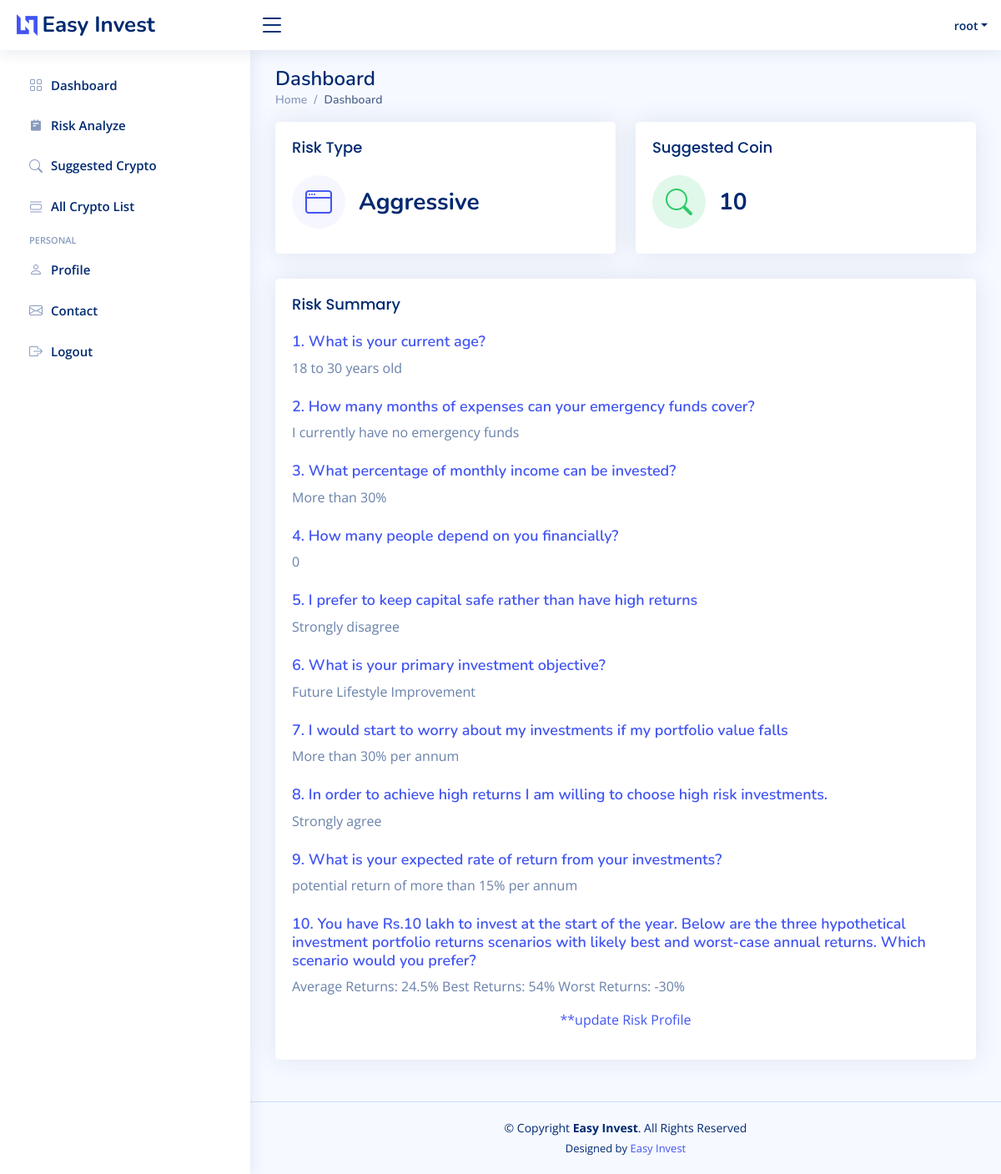
The page /home.php (signed in) on the database its author committed.
### tables this page shows
CREATE TABLE `risk_data` (
  `risk_id` varchar(50) NOT NULL,
  `myusername` varchar(50) NOT NULL,
  `risk_str` varchar(50) NOT NULL,
  `risk_status` int(20) NOT NULL,
  `risk_profile` text NOT NULL
);

### inc/config.php (called while the page is built, shortened)
<?php
		$tb_risk = "risk_data";
?>

### home.php (the view, shortened to what this page needs)
<?php
require_once('inc/config.php');
$riskSummary = array();
$val = array();
$myusername = $_SESSION['username'];
$sql = "SELECT * FROM $tb_risk WHERE myusername = '$myusername'";
$res = mysqli_query($con, $sql);
if ($res) {
  $val = mysqli_fetch_assoc($res);
  $riskProfileStr = $val['risk_profile'];
  $riskSummary = explode('`', $riskProfileStr);
}
?>
<!DOCTYPE html>
<html lang="en">
<head>
  <?php require_once('page/head.php'); ?>
</head>
<body>
  <?php require_once('page/header.php'); ?>
  <?php require_once('page/sidebar.php'); ?>
  <main id="main" class="main">
    <div class="pagetitle">
      <h1>Dashboard</h1>
      <nav>
        <ol class="breadcrumb">
          <li class="breadcrumb-item"><a href="index.html">Home</a></li>
          <li class="breadcrumb-item active"><a href="home.php" class="active">Dashboard</a></li>
        </ol>
      </nav>
    </div>
    <section class="section dashboard faq">
      <div class="row">
        <div class="col-12">
          <div class="row">
            <div class="col-lg-6">
              <div class="card info-card sales-card">
                <div class="card-body">
                  <h5 class="card-title">Risk Type</h5>
                  <div class="d-flex align-items-center">
                    <div class="card-icon rounded-circle d-flex align-items-center justify-content-center">
                      <i class="bi bi-window"></i>
                    </div>
                    <div class="ps-3">
                      <h6><?php echo $val['risk_str']; ?></h6>
                    </div>
                  </div>
                </div>
              </div>
            </div>
            <div class="col-lg-6">
              <div class="card info-card revenue-card">
                <div class="card-body">
                  <h5 class="card-title">Suggested Coin</h5>
                  <div class="d-flex align-items-center">
                    <div class="card-icon rounded-circle d-flex align-items-center justify-content-center">
                      <i class="bi bi-search"></i>
                    </div>
                    <div class="ps-3">
                      <h6>10</h6>
                    </div>
                  </div>
                </div>
              </div>
            </div>
            <div class="col-12">
              <div class="card basic">
                <div class="card-body">
                  <h5 class="card-title">Risk Summary</h5>
                  <div>
                    <h6>1. What is your current age?</h6>
                    <p><?php echo $riskSummary[0]; ?></p>
                  </div>
                  <div class="pt-2">
                    <h6>2. How many months of expenses can your emergency funds cover?</h6>
                    <p><?php echo $riskSummary[1]; ?></p>
                  </div>
                  <div class="pt-2">
                    <h6>3. What percentage of monthly income can be invested?</h6>
                    <p><?php echo $riskSummary[2]; ?></p>
                  </div>
                  <div class="pt-2">
                    <h6>4. How many people depend on you financially?</h6>
                    <p><?php echo $riskSummary[3]; ?></p>
                  </div>
                  <div class="pt-2">
                    <h6>5. I prefer to keep capital safe rather than have high returns</h6>
                    <p><?php echo $riskSummary[4]; ?></p>
                  </div>
                  <div class="pt-2">
                    <h6>6. What is your primary investment objective?</h6>
                    <p><?php echo $riskSummary[5]; ?></p>
                  </div>
                  <div class="pt-2">
                    <h6>7. I would start to worry about my investments if my portfolio value falls</h6>
                    <p><?php echo $riskSummary[6]; ?></p>
                  </div>
                  <div class="pt-2">
                    <h6>8. In order to achieve high returns I am willing to choose high risk investments.</h6>
                    <p><?php echo $riskSummary[7]; ?></p>
                  </div>
                  <div class="pt-2">
                    <h6>9. What is your expected rate of return from your investments?</h6>
                    <p><?php echo $riskSummary[8]; ?></p>
                  </div>
                  <div class="pt-2">
                    <h6>10. You have Rs.10 lakh to invest at the start of the year. Below are the three hypothetical investment portfolio returns scenarios with likely best and worst-case annual returns. Which scenario would you prefer?</h6>
                    <p><?php echo $riskSummary[9]; ?></p>
                  </div>
                  <p class="text-center"><a href="risk-analyze.php">**update Risk Profile</a></p>
                </div>
              </div>
            </div>
          </div>
        </div>
      </div>
    </section>
  </main>
  <?php require_once('page/footer.php'); ?>
</body>
</html>

### page/head.php (shortened to what this page needs)
<link href="assets/vendor/bootstrap/css/bootstrap.min.css" rel="stylesheet">
<link href="assets/vendor/bootstrap-icons/bootstrap-icons.css" rel="stylesheet">
<link href="assets/vendor/boxicons/css/boxicons.min.css" rel="stylesheet">
<link href="assets/vendor/quill/quill.snow.css" rel="stylesheet">
<link href="assets/vendor/quill/quill.bubble.css" rel="stylesheet">
<link href="assets/vendor/remixicon/remixicon.css" rel="stylesheet">
<link href="assets/vendor/simple-datatables/style.css" rel="stylesheet">
<link href="assets/css/style.css" rel="stylesheet">
<link rel="stylesheet" href="inc/main.css">

### page/header.php (shortened to what this page needs)
<header id="header" class="header fixed-top d-flex align-items-center">
    <div class="d-flex align-items-center justify-content-between">
      <a href="home.php" class="logo d-flex align-items-center">
        <img src="assets/img/logo.png" alt="">
        <span class="d-none d-lg-block">Easy Invest</span>
      </a>
      <i class="bi bi-list toggle-sidebar-btn"></i>
    </div>
    <nav class="header-nav ms-auto">
      <ul class="d-flex align-items-center">
        <li class="nav-item dropdown pe-3">
          <a class="nav-link nav-profile d-flex align-items-center pe-0" href="#" data-bs-toggle="dropdown">
            <span class="d-none d-md-block dropdown-toggle ps-2"><?php echo $_SESSION['username']; ?></span>
          </a>
        </li>
      </ul>
    </nav>
  </header>

### page/sidebar.php
<aside id="sidebar" class="sidebar">
    <ul class="sidebar-nav" id="sidebar-nav">
      <li class="nav-item">
        <a class="nav-link collapsed" href="home.php">
          <i class="bi bi-grid"></i>
          <span>Dashboard</span>
        </a>
      </li>
      <li class="nav-item">
        <a class="nav-link collapsed" href="risk-analyze.php">
          <i class="bx bxs-notepad"></i>
          <span>Risk Analyze</span>
        </a>
      </li>
      <li class="nav-item">
        <a class="nav-link collapsed" href="search.php">
          <i class="bi bi-search"></i>
          <span>Suggested Crypto</span>
        </a>
      </li>
      <li class="nav-item">
        <a class="nav-link collapsed" href="crypto_list.php">
          <i class="bi bi-view-list"></i>
          <span>All Crypto List</span>
        </a>
      </li>
      <li class="nav-heading">Personal</li>
      <li class="nav-item">
        <a class="nav-link collapsed" href="profile.php">
          <i class="bi bi-person"></i>
          <span>Profile</span>
        </a>
      </li>
      <li class="nav-item">
        <a class="nav-link collapsed" href="contact.php">
          <i class="bi bi-envelope"></i>
          <span>Contact</span>
        </a>
      </li>
      <li class="nav-item">
        <a class="nav-link collapsed" href="logout.php">
          <i class="bi bi-box-arrow-right"></i>
          <span>Logout</span>
        </a>
      </li>
    </ul>
  </aside>

### page/footer.php
<footer id="footer" class="footer">
    <div class="copyright">
      &copy; Copyright <strong><span>Easy Invest</span></strong>. All Rights Reserved
    </div>
    <div class="credits">
     Designed by <a href="#">Easy Invest</a>
    </div>
</footer>

### assets/css/style.css (style rules this page uses)
:root { scroll-behavior: smooth; }
body { font-family: "Open Sans", sans-serif; background: #f6f9ff; color: #444444; }
a { color: #4154f1; text-decoration: none; }
h1, h2, h3, h4, h5, h6 { font-family: "Nunito", sans-serif; }
#main { margin-top: 60px; padding: 20px 30px; transition: all 0.3s; }
.pagetitle { margin-bottom: 10px; }
.pagetitle h1 { font-size: 24px; margin-bottom: 0; font-weight: 600; color: #012970; }
.card { margin-bottom: 30px; border: none; border-radius: 5px; box-shadow: 0px 0 30px rgba(1, 41, 112, 0.1); overflow: hidden; }
.card-title { padding: 20px 0 15px 0; font-size: 18px; font-weight: 500; color: #012970; font-family: "Poppins", sans-serif; }
.card-body { padding: 0 20px 20px 20px; }
.breadcrumb { font-size: 14px; font-family: "Nunito", sans-serif; color: #899bbd; font-weight: 600; }
.breadcrumb a { color: #899bbd; transition: 0.3s; }
.breadcrumb .breadcrumb-item::before { color: #899bbd; }
.breadcrumb .active { color: #51678f; font-weight: 600; }
.logo { line-height: 1; }
@media (min-width: 1200px) { .logo { width: 280px; } }
.logo img { max-height: 26px; margin-right: 6px; }
.logo span { font-size: 26px; font-weight: 700; color: #012970; font-family: "Nunito", sans-serif; }
.header { transition: all 0.5s; z-index: 997; height: 60px; box-shadow: 0px 2px 20px rgba(1, 41, 112, 0.1); background-color: #fff; padding-left: 20px; }
.header .toggle-sidebar-btn { font-size: 32px; padding-left: 10px; cursor: pointer; color: #012970; }
.header-nav ul { list-style: none; }
.header-nav > ul { margin: 0; padding: 0; }
.header-nav .nav-profile { color: #012970; }
.header-nav .nav-profile span { font-size: 14px; font-weight: 600; }
.sidebar { position: fixed; top: 60px; left: 0; bottom: 0; width: 300px; z-index: 996; transition: all 0.3s; padding: 20px; overflow-y: auto; scrollbar-width: thin; scrollbar-color: #aab7cf transparent; box-shadow: 0px 0px 20px rgba(1, 41, 112, 0.1); background-color: #fff; }
@media (min-width: 1200px) { #main, #footer { margin-left: 300px; } }
.sidebar-nav { padding: 0; margin: 0; list-style: none; }
.sidebar-nav li { padding: 0; margin: 0; list-style: none; }
.sidebar-nav .nav-item { margin-bottom: 5px; }
.sidebar-nav .nav-heading { font-size: 11px; text-transform: uppercase; color: #899bbd; font-weight: 600; margin: 10px 0 5px 15px; }
.sidebar-nav .nav-link { display: flex; align-items: center; font-size: 15px; font-weight: 600; color: #4154f1; transition: 0.3; background: #f6f9ff; padding: 10px 15px; border-radius: 4px; }
.sidebar-nav .nav-link i { font-size: 16px; margin-right: 10px; color: #4154f1; }
.sidebar-nav .nav-link.collapsed { color: #012970; background: #fff; }
.sidebar-nav .nav-link.collapsed i { color: #899bbd; }
.dashboard .info-card { padding-bottom: 10px; }
.dashboard .info-card h6 { font-size: 28px; color: #012970; font-weight: 700; margin: 0; padding: 0; }
.dashboard .card-icon { font-size: 32px; line-height: 0; width: 64px; height: 64px; flex-shrink: 0; flex-grow: 0; }
.dashboard .sales-card .card-icon { color: #4154f1; background: #f6f6fe; }
.dashboard .revenue-card .card-icon { color: #2eca6a; background: #e0f8e9; }
.faq .basic h6 { font-size: 18px; font-weight: 600; color: #4154f1; }
.faq .basic p { color: #6980aa; }
.footer { padding: 20px 0; font-size: 14px; transition: all 0.3s; border-top: 1px solid #cddfff; }
.footer .copyright { text-align: center; color: #012970; }
.footer .credits { padding-top: 5px; text-align: center; font-size: 13px; color: #012970; }

### rows shown on the page
risk_data: risk_str "Aggressive", risk_profile "18 to 30 years old", risk_profile "I currently have no emergency funds", risk_profile "More than 30%", risk_profile "0", risk_profile "Strongly disagree", risk_profile "Future Lifestyle Improvement", risk_profile "More than 30% per annum", risk_profile "Strongly agree", risk_profile "potential return of more than 15% per annum", risk_profile "Average Returns: 24.5% Best Returns: 54% Worst Returns: -30%"

### other values the page prints
$_SESSION['username'] "root"
